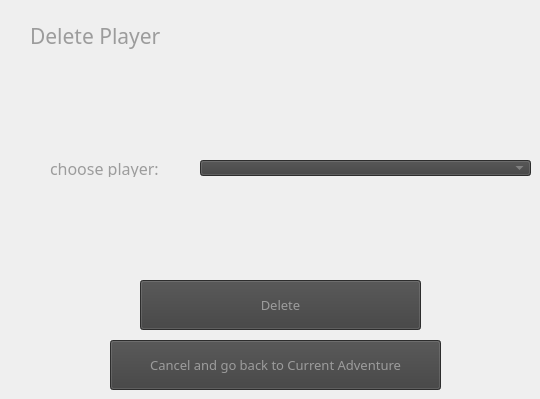
               <widget class="QWidget" name="page_delete_player">
                <widget class="QLabel" name="label_delete_player">
                 <property name="geometry">
                  <rect>
                   <x>30</x>
                   <y>20</y>
                   <width>291</width>
                   <height>31</height>
                  </rect>
                 </property>
                 <property name="font">
                  <font>
                   <family>Copperplate Gothic Bold</family>
                   <pointsize>16</pointsize>
                  </font>
                 </property>
                 <property name="styleSheet">
                  <string notr="true">color: rgb(156, 156, 156);</string>
                 </property>
                 <property name="text">
                  <string>Delete Player</string>
                 </property>
                </widget>
                <widget class="QComboBox" name="comboBox_choose_player">
                 <property name="geometry">
                  <rect>
                   <x>200</x>
                   <y>160</y>
                   <width>331</width>
                   <height>16</height>
                  </rect>
                 </property>
                 <property name="styleSheet">
                  <string notr="true">color: rgb(156, 156, 156);
background-color: rgb(63, 63, 63);</string>
                 </property>
                </widget>
                <widget class="QLabel" name="label_choose_player">
                 <property name="geometry">
                  <rect>
                   <x>50</x>
                   <y>160</y>
                   <width>144</width>
                   <height>17</height>
                  </rect>
                 </property>
                 <property name="font">
                  <font>
                   <family>Copperplate Gothic Light</family>
                   <pointsize>12</pointsize>
                  </font>
                 </property>
                 <property name="styleSheet">
                  <string notr="true">color: rgb(156, 156, 156);</string>
                 </property>
                 <property name="text">
                  <string>choose player:</string>
                 </property>
                </widget>
                <widget class="QPushButton" name="pushButton_delete">
                 <property name="geometry">
                  <rect>
                   <x>140</x>
                   <y>280</y>
                   <width>281</width>
                   <height>50</height>
                  </rect>
                 </property>
                 <property name="minimumSize">
                  <size>
                   <width>0</width>
                   <height>50</height>
                  </size>
                 </property>
                 <property name="font">
                  <font>
                   <family>Copperplate Gothic Light</family>
                   <pointsize>10</pointsize>
                  </font>
                 </property>
                 <property name="styleSheet">
                  <string notr="true">QPushButton{
	background-color: rgb(63, 63, 63);
	color: rgb(156, 156, 156);
}
QPushButton:hover{
	background-color: rgb(156, 156, 156);
	color: rgb(63, 63, 63);
}
</string>
                 </property>
                 <property name="text">
                  <string>Delete</string>
                 </property>
                </widget>
                <widget class="QPushButton" name="pushButton_cancel">
                 <property name="geometry">
                  <rect>
                   <x>110</x>
                   <y>340</y>
                   <width>331</width>
                   <height>50</height>
                  </rect>
                 </property>
                 <property name="minimumSize">
                  <size>
                   <width>0</width>
                   <height>50</height>
                  </size>
                 </property>
                 <property name="font">
                  <font>
                   <family>Copperplate Gothic Light</family>
                   <pointsize>10</pointsize>
                  </font>
                 </property>
                 <property name="styleSheet">
                  <string notr="true">QPushButton{
	background-color: rgb(63, 63, 63);
	color: rgb(156, 156, 156);
}
QPushButton:hover{
	background-color: rgb(156, 156, 156);
	color: rgb(63, 63, 63);
}
</string>
                 </property>
                 <property name="text">
                  <string>Cancel and go back to Current Adventure</string>
                 </property>
                </widget>
               </widget>
